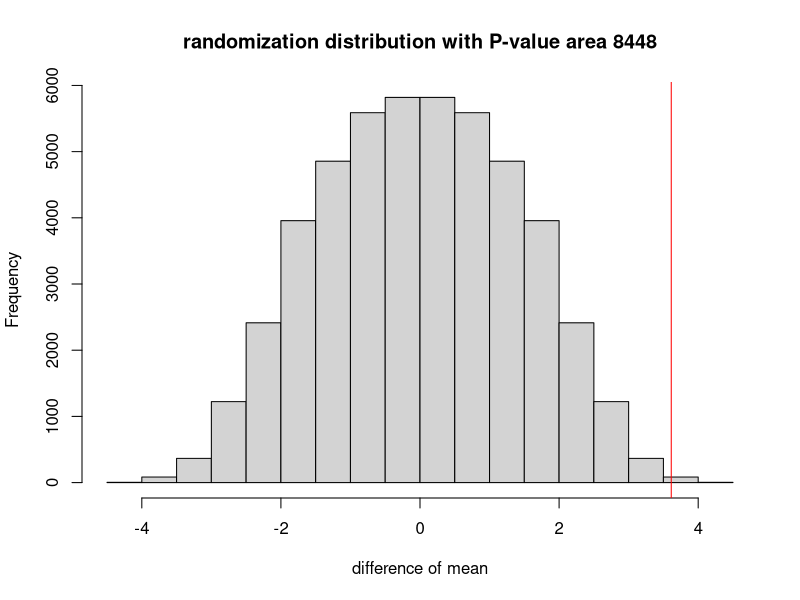
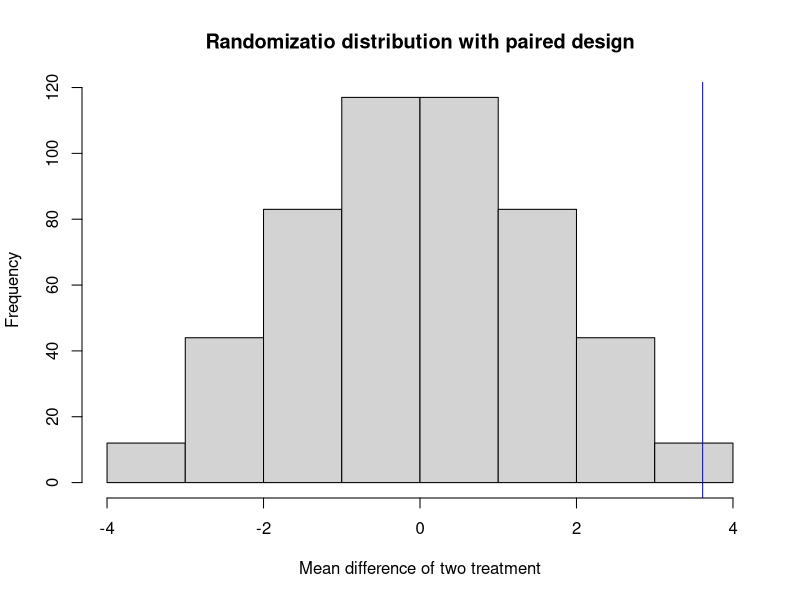
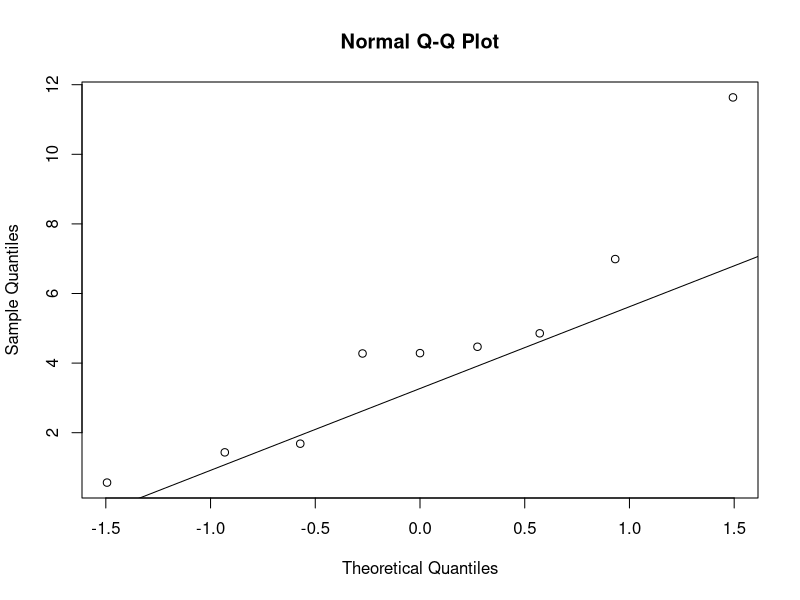
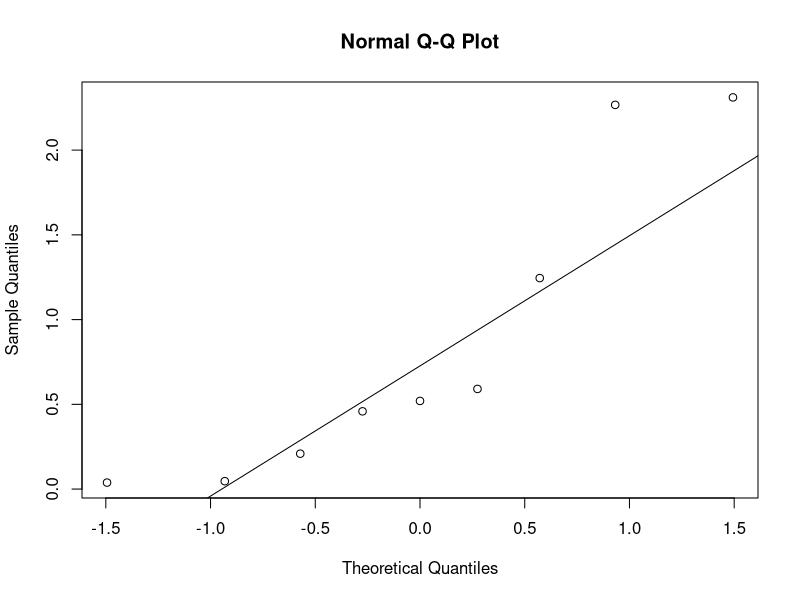
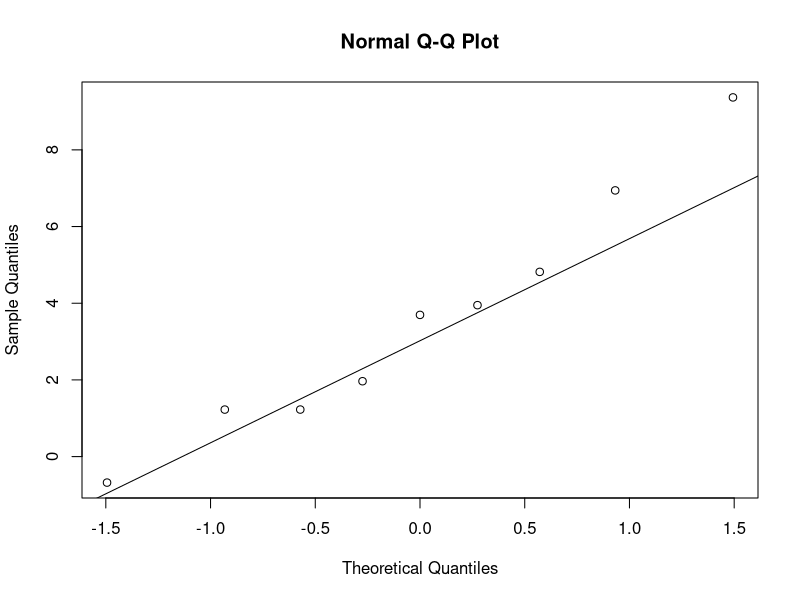

Reproduce these figures in R, in order.
## ---- chunk 1
knitr::opts_chunk$set(echo = TRUE)
## ---- chunk 2
set.seed(1004738448) # set the seed as my student number
S <- rexp(9, rate = 1/3) # generate 9 observations from the treatment S
order_value <- 1:9
data.frame(round(S, 3), order_value) # print the observed value and the order value
## ---- chunk 3
T <- rexp(9, rate = 1) # generate 9 observations from the treatment T
order_value <- 1:9
data.frame(round(T, 3), order_value) # print the observed value and the order value
## ---- chunk 4
data.frame(round(S, 3),round(T, 3)) # List the pairs of observations as required. 
## ---- chunk 5
bulbs_TZ <- c(S, T) # combine together to be ready for the randomization
N <- choose(18,9) # generate total number of the possible groups
observed_TZ <- mean(S) - mean(T) # observed difference mean
res <- numeric(N) # store the result
index <- combn(1:18, 9) # generate all the possible groups
# generate the results
for (i in 1:N){
  res[i] <- mean(bulbs_TZ[index[,i]]) - mean(bulbs_TZ[-index[,i]])
}
tbar_TZ <- mean(res)
pval_8448 <- sum((res-tbar_TZ) >= (observed_TZ - tbar_TZ))/N # one-sided p-value
hist(res, xlab = "difference of mean", main = "randomization distribution with P-value area 8448") # histogram of the randomized distribution
abline(v = observed_TZ, col="red")
print(pval_8448, digits = 2) # round the p-value to 2 significant digits
length(res) # print the number of values that the distribution contains
## ---- chunk 6
difference_8448 <- S - T
meandiff_TZ <- mean(difference_8448)
N_paired <- 2^9 # since we have 9 elements for each group
res_paired <- numeric(N_paired) # vector to store results
LR <- list(c(-1,1)) # difference is multiplied by -1 or 1
# generate all possible treatment assign
trtassign_8448 <- expand.grid(rep(LR, 9))

for (i in 1:N_paired){
  res_paired[i] <- mean(as.numeric(trtassign_8448[i,]) * difference_8448)
}
pval_paried <- sum(res_paired>=meandiff_TZ) / N_paired # p-value
hist(res_paired, xlab = "Mean difference of two treatment", main = "Randomizatio distribution with paired design")
abline(v = meandiff_TZ, col="blue") # p-value area indicating line
print(pval_paried, digits = 2) # round the p-value to 2 significant digits
length(res_paired) # print the number of values that the distribution contains
meandiff_TZ
## ---- chunk 7
t.test(S, T, var.equal = FALSE, alternative = "greater")
## ---- chunk 8
t.test(S, T, paired = TRUE, alternative = "greater")
## ---- chunk 9
qqnorm(S) # check for treatment S
qqline(S)
qqnorm(T) # check for treatment T
qqline(T) 
## ---- chunk 10
qqnorm(S - T)
qqline(S - T)
## ---- chunk 11
set.seed(1004738448) # set the seed as my student number
# calculate the simulated power of completely randomized design with t test
pvals_ttest_CRD <- replicate(1000, t.test(rexp(20, 1/3),
                                          rexp(20, 1),
                                          var.equal = FALSE)$p.value)
power_ttest_CRD <- sum(pvals_ttest_CRD<=0.05)/1000
## ---- chunk 12
# calculate the simulated power of randomized paired design with t test
pvals_ttest_RPD <- replicate(1000, t.test(rexp(20, 1/3),
                                          rexp(20, 1),
                                          var.equal = FALSE, paired = TRUE)$p.value)
power_ttest_RPD <- sum(pvals_ttest_RPD<=0.05)/1000
## ---- chunk 13
# calculate the simulated power of completely randomized design with Wilcoxon test
pvals_wilcox_CRD <- replicate(1000, wilcox.test(rexp(20, 1/3),
                                          rexp(20, 1),
                                          var.equal = FALSE)$p.value)
power_wilcox_CRD <- sum(pvals_wilcox_CRD<=0.05)/1000
## ---- chunk 14
# calculate the simulated power of randomized paired design with Wilcoxon test
pvals_wilcox_RPD <- replicate(1000, wilcox.test(rexp(20, 1/3),
                                          rexp(20, 1),
                                          var.equal = FALSE, paired = TRUE)$p.value)
power_wilcox_RPD <- sum(pvals_wilcox_RPD<=0.05)/1000
## ---- chunk 15
# List the power results
power_ttest_CRD
power_ttest_RPD
power_wilcox_CRD
power_wilcox_RPD
